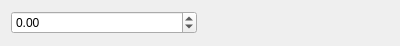
<?xml version="1.0" encoding="UTF-8"?>
<ui version="4.0">
 <class>InputForm</class>
 <widget class="QWidget" name="InputForm">
  <property name="geometry">
   <rect>
    <x>0</x>
    <y>0</y>
    <width>400</width>
    <height>46</height>
   </rect>
  </property>
  <property name="windowTitle">
   <string>Form</string>
  </property>
  <layout class="QHBoxLayout" name="horizontalLayout">
   <item>
    <widget class="QDoubleSpinBox" name="doubleSpinBox">
     <property name="minimum">
      <double>-999.000000000000000</double>
     </property>
     <property name="maximum">
      <double>999.990000000000009</double>
     </property>
    </widget>
   </item>
   <item>
    <widget class="UnitSelectWidget" name="selectWidget" native="true"/>
   </item>
  </layout>
 </widget>
 <customwidgets>
  <customwidget>
   <class>UnitSelectWidget</class>
   <extends>QWidget</extends>
   <header location="global">unitselectwidget.h</header>
   <container>1</container>
  </customwidget>
 </customwidgets>
 <resources/>
 <connections/>
</ui>
